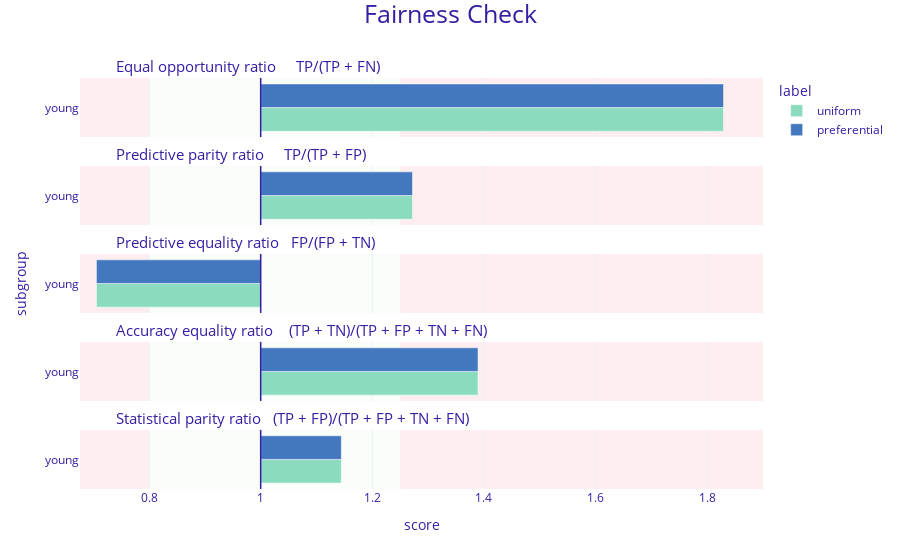

Notebook cell for this chart:
### Markdown cell above
Now we can create the Explainers for the two models using the resampled data. And as we did before, we can compute the fairness metrics for the two models using the `model_fairness` function of `dalex.Explainer`.

The protected and privileged variables are set to the same values as before.

### Code cell
exp3 = dx.Explainer(clf_u, X_test, y_test, verbose = False)
exp4 = dx.Explainer(clf_p, X_test, y_test, verbose = False)

mf_u = exp3.model_fairness(protected=protected, privileged=privileged, label="uniform")
mf_p = exp4.model_fairness(protected=protected, privileged=privileged, label="preferential")

mf_u.plot([mf_p])

### Figure 1 — Plotly figure (JSON) as saved in the notebook; plotly's stock layout.template omitted (floating-point values rounded to 4 significant figures)
{"data": [{"alignmentgroup": "True", "customdata": [["young", 1.829, "uniform"]], "hovertemplate": "<b>%{customdata[2]}</b><br>Subgroup: %{customdata[0]}<br>Score: %{customdata[1]}<br><extra></extra>", "legendgroup": "uniform", "marker": {"color": "#8bdcbe", "pattern": {"shape": ""}}, "name": "uniform", "offsetgroup": "uniform", "orientation": "h", "showlegend": true, "textposition": "auto", "type": "bar", "x": [0.8293], "xaxis": "x5", "y": [0.5], "yaxis": "y5"}, {"alignmentgroup": "True", "customdata": [["young", 1.272, "uniform"]], "hovertemplate": "<b>%{customdata[2]}</b><br>Subgroup: %{customdata[0]}<br>Score: %{customdata[1]}<br><extra></extra>", "legendgroup": "uniform", "marker": {"color": "#8bdcbe", "pattern": {"shape": ""}}, "name": "uniform", "offsetgroup": "uniform", "orientation": "h", "showlegend": false, "textposition": "auto", "type": "bar", "x": [0.272], "xaxis": "x4", "y": [0.5], "yaxis": "y4"}, {"alignmentgroup": "True", "customdata": [["young", 0.706, "uniform"]], "hovertemplate": "<b>%{customdata[2]}</b><br>Subgroup: %{customdata[0]}<br>Score: %{customdata[1]}<br><extra></extra>", "legendgroup": "uniform", "marker": {"color": "#8bdcbe", "pattern": {"shape": ""}}, "name": "uniform", "offsetgroup": "uniform", "orientation": "h", "showlegend": false, "textposition": "auto", "type": "bar", "x": [-0.2943], "xaxis": "x3", "y": [0.5], "yaxis": "y3"}, {"alignmentgroup": "True", "customdata": [["young", 1.389, "uniform"]], "hovertemplate": "<b>%{customdata[2]}</b><br>Subgroup: %{customdata[0]}<br>Score: %{customdata[1]}<br><extra></extra>", "legendgroup": "uniform", "marker": {"color": "#8bdcbe", "pattern": {"shape": ""}}, "name": "uniform", "offsetgroup": "uniform", "orientation": "h", "showlegend": false, "textposition": "auto", "type": "bar", "x": [0.3894], "xaxis": "x2", "y": [0.5], "yaxis": "y2"}, {"alignmentgroup": "True", "customdata": [["young", 1.144, "uniform"]], "hovertemplate": "<b>%{customdata[2]}</b><br>Subgroup: %{customdata[0]}<br>Score: %{customdata[1]}<br><extra></extra>", "legendgroup": "uniform", "marker": {"color": "#8bdcbe", "pattern": {"shape": ""}}, "name": "uniform", "offsetgroup": "uniform", "orientation": "h", "showlegend": false, "textposition": "auto", "type": "bar", "x": [0.1445], "xaxis": "x", "y": [0.5], "yaxis": "y"}, {"alignmentgroup": "True", "customdata": [["young", 1.829, "preferential"]], "hovertemplate": "<b>%{customdata[2]}</b><br>Subgroup: %{customdata[0]}<br>Score: %{customdata[1]}<br><extra></extra>", "legendgroup": "preferential", "marker": {"color": "#4378bf", "pattern": {"shape": ""}}, "name": "preferential", "offsetgroup": "preferential", "orientation": "h", "showlegend": true, "textposition": "auto", "type": "bar", "x": [0.8293], "xaxis": "x5", "y": [0.5], "yaxis": "y5"}, {"alignmentgroup": "True", "customdata": [["young", 1.272, "preferential"]], "hovertemplate": "<b>%{customdata[2]}</b><br>Subgroup: %{customdata[0]}<br>Score: %{customdata[1]}<br><extra></extra>", "legendgroup": "preferential", "marker": {"color": "#4378bf", "pattern": {"shape": ""}}, "name": "preferential", "offsetgroup": "preferential", "orientation": "h", "showlegend": false, "textposition": "auto", "type": "bar", "x": [0.272], "xaxis": "x4", "y": [0.5], "yaxis": "y4"}, {"alignmentgroup": "True", "customdata": [["young", 0.706, "preferential"]], "hovertemplate": "<b>%{customdata[2]}</b><br>Subgroup: %{customdata[0]}<br>Score: %{customdata[1]}<br><extra></extra>", "legendgroup": "preferential", "marker": {"color": "#4378bf", "pattern": {"shape": ""}}, "name": "preferential", "offsetgroup": "preferential", "orientation": "h", "showlegend": false, "textposition": "auto", "type": "bar", "x": [-0.2943], "xaxis": "x3", "y": [0.5], "yaxis": "y3"}, {"alignmentgroup": "True", "customdata": [["young", 1.389, "preferential"]], "hovertemplate": "<b>%{customdata[2]}</b><br>Subgroup: %{customdata[0]}<br>Score: %{customdata[1]}<br><extra></extra>", "legendgroup": "preferential", "marker": {"color": "#4378bf", "pattern": {"shape": ""}}, "name": "preferential", "offsetgroup": "preferential", "orientation": "h", "showlegend": false, "textposition": "auto", "type": "bar", "x": [0.3894], "xaxis": "x2", "y": [0.5], "yaxis": "y2"}, {"alignmentgroup": "True", "customdata": [["young", 1.144, "preferential"]], "hovertemplate": "<b>%{customdata[2]}</b><br>Subgroup: %{customdata[0]}<br>Score: %{customdata[1]}<br><extra></extra>", "legendgroup": "preferential", "marker": {"color": "#4378bf", "pattern": {"shape": ""}}, "name": "preferential", "offsetgroup": "preferential", "orientation": "h", "showlegend": false, "textposition": "auto", "type": "bar", "x": [0.1445], "xaxis": "x", "y": [0.5], "yaxis": "y"}], "layout": {"annotations": [{"font": {"size": 15}, "showarrow": false, "text": "Statistical parity ratio   (TP + FP)/(TP + FP + TN + FN)", "x": 0.05, "xanchor": "left", "xref": "paper", "y": 0.144, "yanchor": "bottom", "yref": "paper"}, {"font": {"size": 15}, "showarrow": false, "text": "Accuracy equality ratio    (TP + TN)/(TP + FP + TN + FN)", "x": 0.05, "xanchor": "left", "xref": "paper", "y": 0.358, "yanchor": "bottom", "yref": "paper"}, {"font": {"size": 15}, "showarrow": false, "text": "Predictive equality ratio   FP/(FP + TN)", "x": 0.05, "xanchor": "left", "xref": "paper", "y": 0.572, "yanchor": "bottom", "yref": "paper"}, {"font": {"size": 15}, "showarrow": false, "text": "Predictive parity ratio     TP/(TP + FP)", "x": 0.05, "xanchor": "left", "xref": "paper", "y": 0.786, "yanchor": "bottom", "yref": "paper"}, {"font": {"size": 15}, "showarrow": false, "text": "Equal opportunity ratio     TP/(TP + FN)", "x": 0.05, "xanchor": "left", "xref": "paper", "y": 1, "yanchor": "bottom", "yref": "paper"}], "barmode": "group", "font": {"color": "#371ea3"}, "legend": {"title": {"text": "label"}, "tracegroupgap": 0}, "margin": {"b": 71, "r": 30, "t": 78}, "shapes": [{"fillcolor": "#f05a71", "layer": "below", "line": {"width": 0}, "opacity": 0.1, "type": "rect", "x0": 0.25, "x1": 0.9, "xref": "x", "y0": 0, "y1": 1, "yref": "y"}, {"fillcolor": "#f05a71", "layer": "below", "line": {"width": 0}, "opacity": 0.1, "type": "rect", "x0": -0.3237, "x1": -0.2, "xref": "x", "y0": 0, "y1": 1, "yref": "y"}, {"fillcolor": "#c7f5bf", "layer": "below", "line": {"width": 0}, "opacity": 0.1, "type": "rect", "x0": -0.2, "x1": 0.25, "xref": "x", "y0": 0, "y1": 1, "yref": "y"}, {"line": {"color": "#371ea3", "width": 1.5}, "type": "line", "x0": 0, "x1": 0, "xref": "x", "y0": 0, "y1": 1, "yref": "y"}, {"fillcolor": "#f05a71", "layer": "below", "line": {"width": 0}, "opacity": 0.1, "type": "rect", "x0": 0.25, "x1": 0.9, "xref": "x", "y0": 0, "y1": 1, "yref": "y2"}, {"fillcolor": "#f05a71", "layer": "below", "line": {"width": 0}, "opacity": 0.1, "type": "rect", "x0": -0.3237, "x1": -0.2, "xref": "x", "y0": 0, "y1": 1, "yref": "y2"}, {"fillcolor": "#c7f5bf", "layer": "below", "line": {"width": 0}, "opacity": 0.1, "type": "rect", "x0": -0.2, "x1": 0.25, "xref": "x", "y0": 0, "y1": 1, "yref": "y2"}, {"line": {"color": "#371ea3", "width": 1.5}, "type": "line", "x0": 0, "x1": 0, "xref": "x", "y0": 0, "y1": 1, "yref": "y2"}, {"fillcolor": "#f05a71", "layer": "below", "line": {"width": 0}, "opacity": 0.1, "type": "rect", "x0": 0.25, "x1": 0.9, "xref": "x", "y0": 0, "y1": 1, "yref": "y3"}, {"fillcolor": "#f05a71", "layer": "below", "line": {"width": 0}, "opacity": 0.1, "type": "rect", "x0": -0.3237, "x1": -0.2, "xref": "x", "y0": 0, "y1": 1, "yref": "y3"}, {"fillcolor": "#c7f5bf", "layer": "below", "line": {"width": 0}, "opacity": 0.1, "type": "rect", "x0": -0.2, "x1": 0.25, "xref": "x", "y0": 0, "y1": 1, "yref": "y3"}, {"line": {"color": "#371ea3", "width": 1.5}, "type": "line", "x0": 0, "x1": 0, "xref": "x", "y0": 0, "y1": 1, "yref": "y3"}, {"fillcolor": "#f05a71", "layer": "below", "line": {"width": 0}, "opacity": 0.1, "type": "rect", "x0": 0.25, "x1": 0.9, "xref": "x", "y0": 0, "y1": 1, "yref": "y4"}, {"fillcolor": "#f05a71", "layer": "below", "line": {"width": 0}, "opacity": 0.1, "type": "rect", "x0": -0.3237, "x1": -0.2, "xref": "x", "y0": 0, "y1": 1, "yref": "y4"}, {"fillcolor": "#c7f5bf", "layer": "below", "line": {"width": 0}, "opacity": 0.1, "type": "rect", "x0": -0.2, "x1": 0.25, "xref": "x", "y0": 0, "y1": 1, "yref": "y4"}, {"line": {"color": "#371ea3", "width": 1.5}, "type": "line", "x0": 0, "x1": 0, "xref": "x", "y0": 0, "y1": 1, "yref": "y4"}, {"fillcolor": "#f05a71", "layer": "below", "line": {"width": 0}, "opacity": 0.1, "type": "rect", "x0": 0.25, "x1": 0.9, "xref": "x", "y0": 0, "y1": 1, "yref": "y5"}, {"fillcolor": "#f05a71", "layer": "below", "line": {"width": 0}, "opacity": 0.1, "type": "rect", "x0": -0.3237, "x1": -0.2, "xref": "x", "y0": 0, "y1": 1, "yref": "y5"}, {"fillcolor": "#c7f5bf", "layer": "below", "line": {"width": 0}, "opacity": 0.1, "type": "rect", "x0": -0.2, "x1": 0.25, "xref": "x", "y0": 0, "y1": 1, "yref": "y5"}, {"line": {"color": "#371ea3", "width": 1.5}, "type": "line", "x0": 0, "x1": 0, "xref": "x", "y0": 0, "y1": 1, "yref": "y5"}], "title": {"font": {"size": 25}, "text": "Fairness Check", "x": 0.5, "y": 0.99}, "xaxis": {"anchor": "y", "domain": [0, 1], "range": [-0.3237, 0.9], "ticktext": [0.6, 0.8, 1, 1.2, 1.4, 1.6, 1.8, 1], "tickvals": [-0.4, -0.2, 0, 0.2, 0.4, 0.6, 0.8, 0], "title": {"text": "score"}}, "xaxis2": {"anchor": "y2", "domain": [0, 1], "matches": "x", "range": [-0.3237, 0.9], "showticklabels": false, "ticktext": [0.6, 0.8, 1, 1.2, 1.4, 1.6, 1.8, 1], "tickvals": [-0.4, -0.2, 0, 0.2, 0.4, 0.6, 0.8, 0]}, "xaxis3": {"anchor": "y3", "domain": [0, 1], "matches": "x", "range": [-0.3237, 0.9], "showticklabels": false, "ticktext": [0.6, 0.8, 1, 1.2, 1.4, 1.6, 1.8, 1], "tickvals": [-0.4, -0.2, 0, 0.2, 0.4, 0.6, 0.8, 0]}, "xaxis4": {"anchor": "y4", "domain": [0, 1], "matches": "x", "range": [-0.3237, 0.9], "showticklabels": false, "ticktext": [0.6, 0.8, 1, 1.2, 1.4, 1.6, 1.8, 1], "tickvals": [-0.4, -0.2, 0, 0.2, 0.4, 0.6, 0.8, 0]}, "xaxis5": {"anchor": "y5", "domain": [0, 1], "matches": "x", "range": [-0.3237, 0.9], "showticklabels": false, "ticktext": [0.6, 0.8, 1, 1.2, 1.4, 1.6, 1.8, 1], "tickvals": [-0.4, -0.2, 0, 0.2, 0.4, 0.6, 0.8, 0]}, "yaxis": {"anchor": "x", "domain": [0, 0.144], "range": [0, 1], "showgrid": false, "ticktext": ["young"], "tickvals": [0.5], "title": {"text": ""}, "zeroline": false}, "yaxis2": {"anchor": "x2", "domain": [0.214, 0.358], "matches": "y", "range": [0, 1], "showgrid": false, "ticktext": ["young"], "tickvals": [0.5], "title": {"text": ""}, "zeroline": false}, "yaxis3": {"anchor": "x3", "domain": [0.428, 0.572], "matches": "y", "range": [0, 1], "showgrid": false, "ticktext": ["young"], "tickvals": [0.5], "title": {"text": "subgroup"}, "zeroline": false}, "yaxis4": {"anchor": "x4", "domain": [0.642, 0.786], "matches": "y", "range": [0, 1], "showgrid": false, "ticktext": ["young"], "tickvals": [0.5], "title": {"text": ""}, "zeroline": false}, "yaxis5": {"anchor": "x5", "domain": [0.856, 1], "matches": "y", "range": [0, 1], "showgrid": false, "ticktext": ["young"], "tickvals": [0.5], "title": {"text": ""}, "zeroline": false}}}
